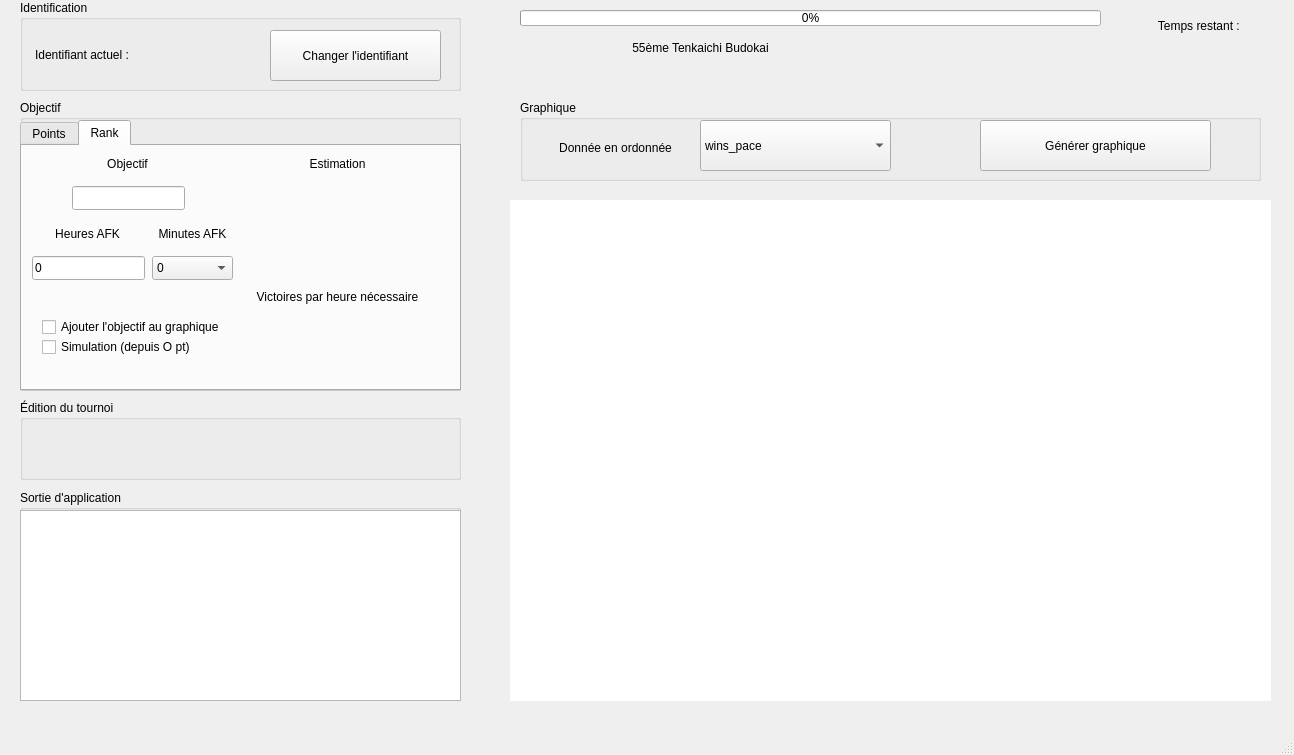
<?xml version="1.0" encoding="UTF-8"?>
<ui version="4.0">
 <class>MainWindow</class>
 <widget class="QMainWindow" name="MainWindow">
  <property name="enabled">
   <bool>true</bool>
  </property>
  <property name="geometry">
   <rect>
    <x>0</x>
    <y>0</y>
    <width>1294</width>
    <height>755</height>
   </rect>
  </property>
  <property name="windowTitle">
   <string notr="true">Polar</string>
  </property>
  <widget class="QWidget" name="centralwidget">
   <widget class="QGraphicsView" name="graphiqueTest">
    <property name="geometry">
     <rect>
      <x>510</x>
      <y>200</y>
      <width>761</width>
      <height>501</height>
     </rect>
    </property>
    <property name="autoFillBackground">
     <bool>false</bool>
    </property>
    <property name="styleSheet">
     <string notr="true">border: 0;</string>
    </property>
    <property name="frameShape">
     <enum>QFrame::Shape::NoFrame</enum>
    </property>
    <property name="cacheMode">
     <set>QGraphicsView::CacheModeFlag::CacheNone</set>
    </property>
   </widget>
   <widget class="QGroupBox" name="goal">
    <property name="geometry">
     <rect>
      <x>20</x>
      <y>100</y>
      <width>441</width>
      <height>291</height>
     </rect>
    </property>
    <property name="autoFillBackground">
     <bool>false</bool>
    </property>
    <property name="title">
     <string>Objectif</string>
    </property>
    <widget class="QTabWidget" name="tabWidget">
     <property name="geometry">
      <rect>
       <x>0</x>
       <y>20</y>
       <width>441</width>
       <height>271</height>
      </rect>
     </property>
     <property name="currentIndex">
      <number>1</number>
     </property>
     <widget class="QWidget" name="tab">
      <attribute name="title">
       <string>Points</string>
      </attribute>
      <widget class="QComboBox" name="combo_afk_minutes">
       <property name="geometry">
        <rect>
         <x>130</x>
         <y>190</y>
         <width>81</width>
         <height>24</height>
        </rect>
       </property>
       <item>
        <property name="text">
         <string>0</string>
        </property>
       </item>
       <item>
        <property name="text">
         <string>15</string>
        </property>
       </item>
       <item>
        <property name="text">
         <string>30</string>
        </property>
       </item>
       <item>
        <property name="text">
         <string>45</string>
        </property>
       </item>
      </widget>
      <widget class="QLabel" name="label_win_pace">
       <property name="geometry">
        <rect>
         <x>240</x>
         <y>40</y>
         <width>111</width>
         <height>71</height>
        </rect>
       </property>
       <property name="text">
        <string/>
       </property>
      </widget>
      <widget class="QLabel" name="label_6">
       <property name="geometry">
        <rect>
         <x>210</x>
         <y>10</y>
         <width>171</width>
         <height>21</height>
        </rect>
       </property>
       <property name="text">
        <string>Victoires par heure nécessaire</string>
       </property>
       <property name="alignment">
        <set>Qt::AlignmentFlag::AlignCenter</set>
       </property>
      </widget>
      <widget class="QCheckBox" name="checkBox">
       <property name="enabled">
        <bool>true</bool>
       </property>
       <property name="geometry">
        <rect>
         <x>230</x>
         <y>190</y>
         <width>191</width>
         <height>22</height>
        </rect>
       </property>
       <property name="text">
        <string>Ajouter l'objectif au graphique</string>
       </property>
      </widget>
      <widget class="QLineEdit" name="lineEdit_afk">
       <property name="geometry">
        <rect>
         <x>10</x>
         <y>190</y>
         <width>113</width>
         <height>24</height>
        </rect>
       </property>
       <property name="text">
        <string notr="true">0</string>
       </property>
      </widget>
      <widget class="QLabel" name="label_5">
       <property name="geometry">
        <rect>
         <x>40</x>
         <y>10</y>
         <width>71</width>
         <height>16</height>
        </rect>
       </property>
       <property name="text">
        <string>Objectif</string>
       </property>
       <property name="alignment">
        <set>Qt::AlignmentFlag::AlignCenter</set>
       </property>
      </widget>
      <widget class="QLabel" name="label_7">
       <property name="geometry">
        <rect>
         <x>210</x>
         <y>110</y>
         <width>171</width>
         <height>61</height>
        </rect>
       </property>
       <property name="text">
        <string/>
       </property>
       <property name="alignment">
        <set>Qt::AlignmentFlag::AlignCenter</set>
       </property>
      </widget>
      <widget class="QLabel" name="label_4">
       <property name="geometry">
        <rect>
         <x>30</x>
         <y>160</y>
         <width>71</width>
         <height>16</height>
        </rect>
       </property>
       <property name="text">
        <string>Heures AFK</string>
       </property>
       <property name="alignment">
        <set>Qt::AlignmentFlag::AlignCenter</set>
       </property>
      </widget>
      <widget class="QLineEdit" name="lineEdit_goal">
       <property name="geometry">
        <rect>
         <x>20</x>
         <y>40</y>
         <width>113</width>
         <height>24</height>
        </rect>
       </property>
       <property name="frame">
        <bool>true</bool>
       </property>
      </widget>
      <widget class="QLabel" name="label_afk_minutes">
       <property name="geometry">
        <rect>
         <x>130</x>
         <y>160</y>
         <width>81</width>
         <height>16</height>
        </rect>
       </property>
       <property name="text">
        <string>Minutes AFK</string>
       </property>
       <property name="alignment">
        <set>Qt::AlignmentFlag::AlignCenter</set>
       </property>
      </widget>
     </widget>
     <widget class="QWidget" name="tab_2">
      <attribute name="title">
       <string>Rank</string>
      </attribute>
      <widget class="QLineEdit" name="lineEdit_afk_2">
       <property name="geometry">
        <rect>
         <x>10</x>
         <y>110</y>
         <width>113</width>
         <height>24</height>
        </rect>
       </property>
       <property name="text">
        <string notr="true">0</string>
       </property>
      </widget>
      <widget class="QLabel" name="label_afk_minutes_2">
       <property name="geometry">
        <rect>
         <x>130</x>
         <y>80</y>
         <width>81</width>
         <height>16</height>
        </rect>
       </property>
       <property name="text">
        <string>Minutes AFK</string>
       </property>
       <property name="alignment">
        <set>Qt::AlignmentFlag::AlignCenter</set>
       </property>
      </widget>
      <widget class="QComboBox" name="combo_afk_minutes_2">
       <property name="geometry">
        <rect>
         <x>130</x>
         <y>110</y>
         <width>81</width>
         <height>24</height>
        </rect>
       </property>
       <item>
        <property name="text">
         <string>0</string>
        </property>
       </item>
       <item>
        <property name="text">
         <string>15</string>
        </property>
       </item>
       <item>
        <property name="text">
         <string>30</string>
        </property>
       </item>
       <item>
        <property name="text">
         <string>45</string>
        </property>
       </item>
      </widget>
      <widget class="QLineEdit" name="lineEdit_goal_2">
       <property name="geometry">
        <rect>
         <x>50</x>
         <y>40</y>
         <width>113</width>
         <height>24</height>
        </rect>
       </property>
       <property name="frame">
        <bool>true</bool>
       </property>
      </widget>
      <widget class="QLabel" name="label_9">
       <property name="geometry">
        <rect>
         <x>70</x>
         <y>10</y>
         <width>71</width>
         <height>16</height>
        </rect>
       </property>
       <property name="text">
        <string>Objectif</string>
       </property>
       <property name="alignment">
        <set>Qt::AlignmentFlag::AlignCenter</set>
       </property>
      </widget>
      <widget class="QLabel" name="label_10">
       <property name="geometry">
        <rect>
         <x>30</x>
         <y>80</y>
         <width>71</width>
         <height>16</height>
        </rect>
       </property>
       <property name="text">
        <string>Heures AFK</string>
       </property>
       <property name="alignment">
        <set>Qt::AlignmentFlag::AlignCenter</set>
       </property>
      </widget>
      <widget class="QCheckBox" name="checkBox_2">
       <property name="enabled">
        <bool>true</bool>
       </property>
       <property name="geometry">
        <rect>
         <x>20</x>
         <y>170</y>
         <width>191</width>
         <height>22</height>
        </rect>
       </property>
       <property name="text">
        <string>Ajouter l'objectif au graphique</string>
       </property>
      </widget>
      <widget class="QCheckBox" name="checkBox_estimation">
       <property name="enabled">
        <bool>true</bool>
       </property>
       <property name="geometry">
        <rect>
         <x>20</x>
         <y>190</y>
         <width>191</width>
         <height>22</height>
        </rect>
       </property>
       <property name="text">
        <string>Simulation (depuis O pt)</string>
       </property>
      </widget>
      <widget class="QLabel" name="label_11">
       <property name="geometry">
        <rect>
         <x>280</x>
         <y>10</y>
         <width>71</width>
         <height>16</height>
        </rect>
       </property>
       <property name="text">
        <string>Estimation</string>
       </property>
       <property name="alignment">
        <set>Qt::AlignmentFlag::AlignCenter</set>
       </property>
      </widget>
      <widget class="QLabel" name="label_12">
       <property name="geometry">
        <rect>
         <x>230</x>
         <y>140</y>
         <width>171</width>
         <height>21</height>
        </rect>
       </property>
       <property name="text">
        <string>Victoires par heure nécessaire</string>
       </property>
       <property name="alignment">
        <set>Qt::AlignmentFlag::AlignCenter</set>
       </property>
      </widget>
      <widget class="QLabel" name="label_win_pace_rank">
       <property name="geometry">
        <rect>
         <x>250</x>
         <y>170</y>
         <width>131</width>
         <height>51</height>
        </rect>
       </property>
       <property name="text">
        <string/>
       </property>
      </widget>
      <widget class="QLabel" name="label_estimation_rank">
       <property name="geometry">
        <rect>
         <x>240</x>
         <y>30</y>
         <width>151</width>
         <height>101</height>
        </rect>
       </property>
       <property name="text">
        <string/>
       </property>
      </widget>
     </widget>
    </widget>
   </widget>
   <widget class="QProgressBar" name="progressBar">
    <property name="geometry">
     <rect>
      <x>520</x>
      <y>10</y>
      <width>581</width>
      <height>16</height>
     </rect>
    </property>
    <property name="value">
     <number>0</number>
    </property>
   </widget>
   <widget class="QLabel" name="label_time_left">
    <property name="geometry">
     <rect>
      <x>1120</x>
      <y>0</y>
      <width>161</width>
      <height>51</height>
     </rect>
    </property>
    <property name="text">
     <string>Temps restant : </string>
    </property>
    <property name="alignment">
     <set>Qt::AlignmentFlag::AlignCenter</set>
    </property>
   </widget>
   <widget class="QLabel" name="label_8">
    <property name="geometry">
     <rect>
      <x>630</x>
      <y>40</y>
      <width>141</width>
      <height>16</height>
     </rect>
    </property>
    <property name="text">
     <string>55ème Tenkaichi Budokai</string>
    </property>
    <property name="alignment">
     <set>Qt::AlignmentFlag::AlignCenter</set>
    </property>
   </widget>
   <widget class="QLabel" name="label_tips">
    <property name="geometry">
     <rect>
      <x>880</x>
      <y>40</y>
      <width>321</width>
      <height>61</height>
     </rect>
    </property>
    <property name="text">
     <string/>
    </property>
    <property name="alignment">
     <set>Qt::AlignmentFlag::AlignCenter</set>
    </property>
   </widget>
   <widget class="QGroupBox" name="groupBox">
    <property name="geometry">
     <rect>
      <x>520</x>
      <y>100</y>
      <width>741</width>
      <height>81</height>
     </rect>
    </property>
    <property name="title">
     <string>Graphique</string>
    </property>
    <widget class="QComboBox" name="ydataBox">
     <property name="geometry">
      <rect>
       <x>180</x>
       <y>20</y>
       <width>191</width>
       <height>51</height>
      </rect>
     </property>
     <item>
      <property name="text">
       <string>wins_pace</string>
      </property>
     </item>
     <item>
      <property name="text">
       <string>max_points</string>
      </property>
     </item>
     <item>
      <property name="text">
       <string>max_wins</string>
      </property>
     </item>
     <item>
      <property name="text">
       <string>points</string>
      </property>
     </item>
     <item>
      <property name="text">
       <string>points_pace</string>
      </property>
     </item>
     <item>
      <property name="text">
       <string>points_wins</string>
      </property>
     </item>
     <item>
      <property name="text">
       <string>ranks</string>
      </property>
     </item>
     <item>
      <property name="text">
       <string>wins</string>
      </property>
     </item>
    </widget>
    <widget class="QPushButton" name="bouton_graphique">
     <property name="geometry">
      <rect>
       <x>460</x>
       <y>20</y>
       <width>231</width>
       <height>51</height>
      </rect>
     </property>
     <property name="text">
      <string>Générer graphique</string>
     </property>
    </widget>
    <widget class="QLabel" name="label_2">
     <property name="geometry">
      <rect>
       <x>30</x>
       <y>40</y>
       <width>131</width>
       <height>16</height>
      </rect>
     </property>
     <property name="text">
      <string>Donnée en ordonnée</string>
     </property>
     <property name="alignment">
      <set>Qt::AlignmentFlag::AlignCenter</set>
     </property>
    </widget>
   </widget>
   <widget class="QGroupBox" name="groupBox_2">
    <property name="geometry">
     <rect>
      <x>20</x>
      <y>0</y>
      <width>441</width>
      <height>91</height>
     </rect>
    </property>
    <property name="title">
     <string>Identification</string>
    </property>
    <widget class="QPushButton" name="idButton">
     <property name="geometry">
      <rect>
       <x>250</x>
       <y>30</y>
       <width>171</width>
       <height>51</height>
      </rect>
     </property>
     <property name="text">
      <string>Changer l'identifiant</string>
     </property>
    </widget>
    <widget class="QLabel" name="label">
     <property name="geometry">
      <rect>
       <x>15</x>
       <y>45</y>
       <width>110</width>
       <height>20</height>
      </rect>
     </property>
     <property name="text">
      <string>Identifiant actuel :</string>
     </property>
    </widget>
    <widget class="QLineEdit" name="lineEdit_id">
     <property name="geometry">
      <rect>
       <x>130</x>
       <y>43</y>
       <width>110</width>
       <height>24</height>
      </rect>
     </property>
     <property name="styleSheet">
      <string notr="true">QLineEdit { background: transparent; border: none; color: inherit; font-weight: bold; } QLineEdit[readOnly=&quot;false&quot;] { background: rgba(128, 128, 128, 20); border: 1px solid #1a73e8; border-radius: 2px; padding: 2px; }</string>
     </property>
     <property name="frame">
      <bool>false</bool>
     </property>
     <property name="echoMode">
      <enum>QLineEdit::EchoMode::Normal</enum>
     </property>
     <property name="readOnly">
      <bool>true</bool>
     </property>
    </widget>
   </widget>
   <widget class="QGroupBox" name="groupBox_3">
    <property name="geometry">
     <rect>
      <x>20</x>
      <y>490</y>
      <width>441</width>
      <height>211</height>
     </rect>
    </property>
    <property name="title">
     <string>Sortie d'application</string>
    </property>
    <widget class="QTextEdit" name="boitetext">
     <property name="geometry">
      <rect>
       <x>0</x>
       <y>20</y>
       <width>441</width>
       <height>191</height>
      </rect>
     </property>
     <property name="readOnly">
      <bool>true</bool>
     </property>
    </widget>
   </widget>
   <widget class="QGroupBox" name="groupBox_4">
    <property name="geometry">
     <rect>
      <x>20</x>
      <y>400</y>
      <width>441</width>
      <height>80</height>
     </rect>
    </property>
    <property name="title">
     <string>Édition du tournoi</string>
    </property>
    <widget class="QWidget" name="tbEditionPicker" native="true">
     <property name="geometry">
      <rect>
       <x>0</x>
       <y>20</y>
       <width>441</width>
       <height>61</height>
      </rect>
     </property>
     <property name="toolTip">
      <string>Choisir l'édition du Tenkaichi Budokai</string>
     </property>
    </widget>
   </widget>
   <widget class="QLabel" name="wt_date">
    <property name="geometry">
     <rect>
      <x>530</x>
      <y>65</y>
      <width>331</width>
      <height>40</height>
     </rect>
    </property>
    <property name="text">
     <string/>
    </property>
    <property name="alignment">
     <set>Qt::AlignmentFlag::AlignCenter</set>
    </property>
   </widget>
  </widget>
  <widget class="QStatusBar" name="statusbar"/>
  <widget class="QMenuBar" name="menubar">
   <property name="geometry">
    <rect>
     <x>0</x>
     <y>0</y>
     <width>1294</width>
     <height>21</height>
    </rect>
   </property>
  </widget>
 </widget>
 <resources/>
 <connections/>
</ui>
